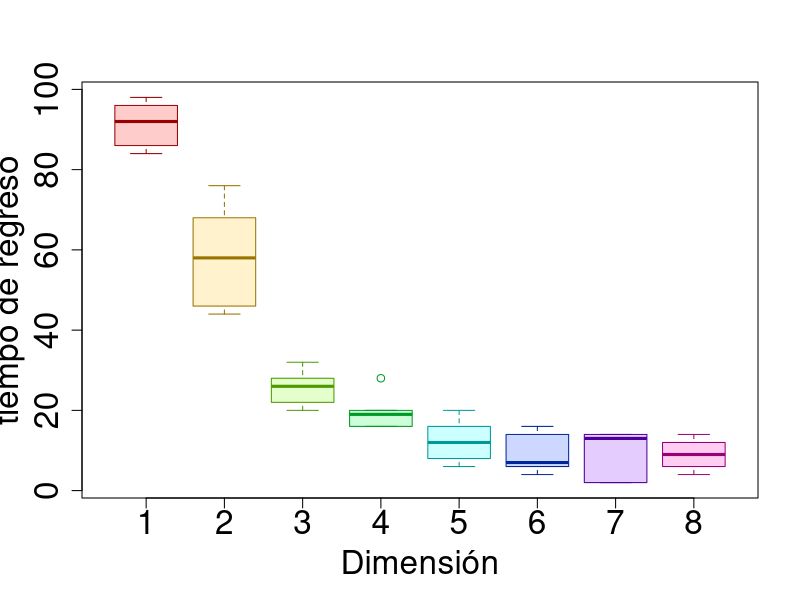

Recreate this plot in R.
registro = data.frame()
dimension = 8
potencia = 10
largo=c(100,200,400,800)
for (pot in 5:potencia){
  lsrgo <- 2^potencia
  for (dim in 1:dimension) {
    
    datos = numeric()
    repeticiones = 50
    for (replica in 1:repeticiones) {
      resultado = FALSE
      pos <- rep(0, dim)
      for (t in 1:largo) {
        modificar = sample(1:dim, 1)
        if (runif(1) < 0.5) {
          pos[modificar] =  pos[modificar] + 1
        } else {
          pos[modificar] =  pos[modificar] - 1
        }
        if (all(pos == 0)) {
          resultado = TRUE
          break
        }
      }
      datos = c(datos, resultado)
}
  porc = 100 * sum(datos) / repeticiones
  registro = rbind(registro, c(pot, porc, dim))
  }
}
names(registro) = c("pot", "porc", "dim")
sink('registro.txt')
print(registro)
sink()
png("100.png", width=800, height=800, units='px')
par(cex.lab=2) 
par(cex.axis=2) 
boxplot(porc ~ dim, 
data =  registro,
xlab="Dimensi\u{F3}n",
ylab="tiempo de regreso",
col=rainbow(8, alpha=0.2),
border = rainbow(8, v=0.6)
)
dev.off()
